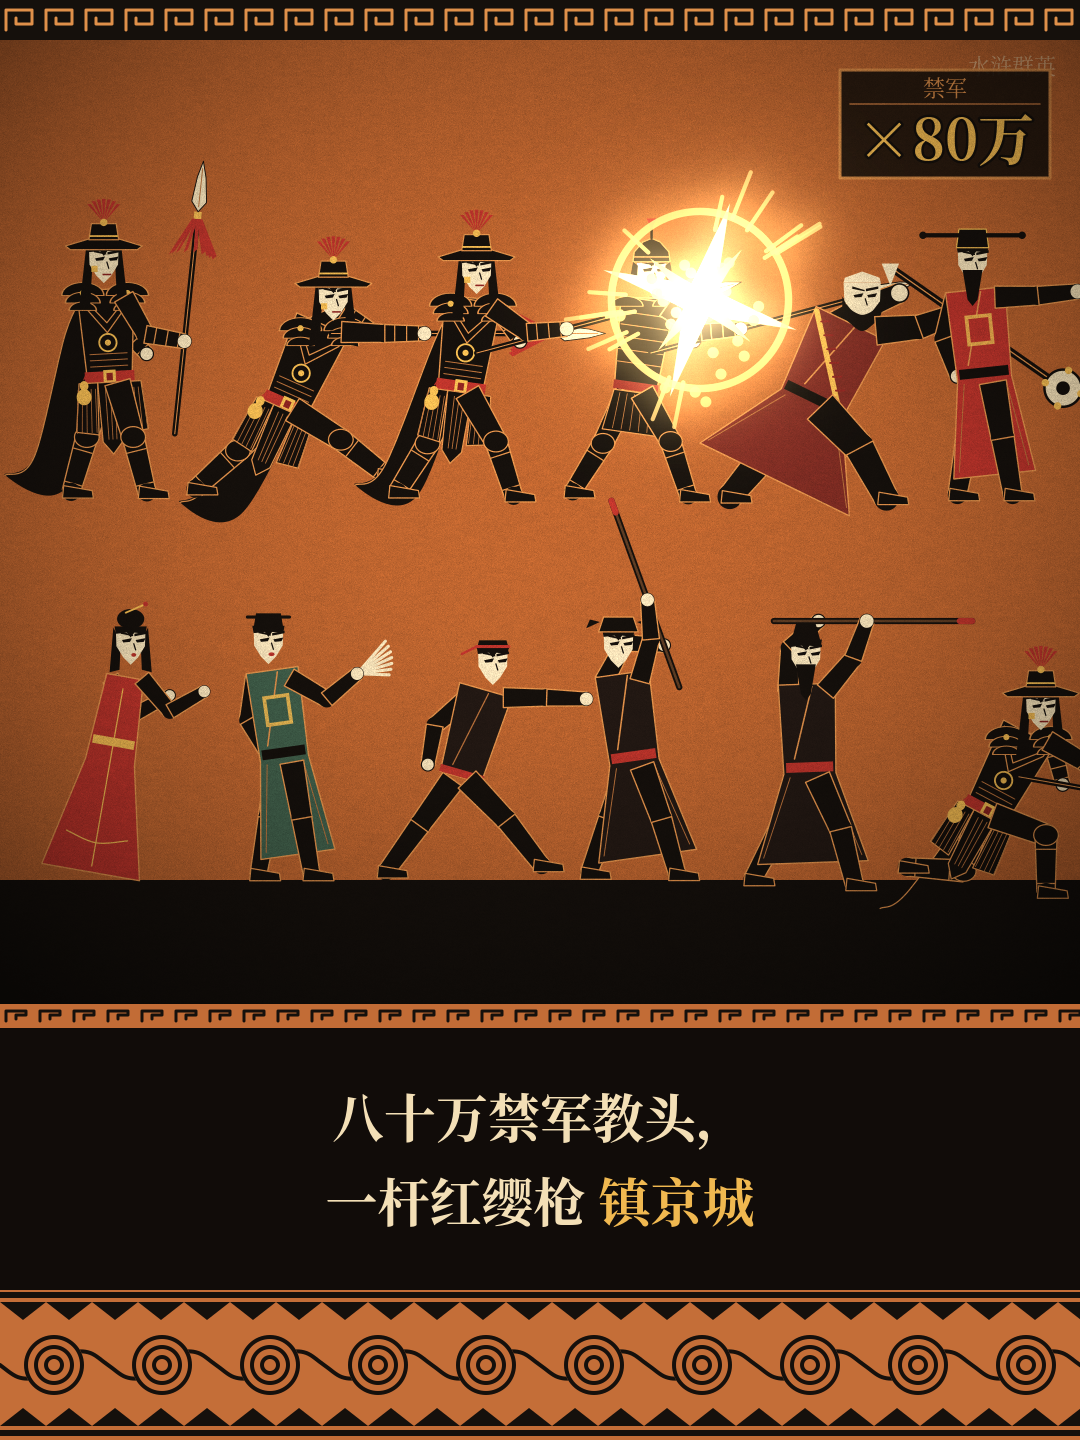

Recreate this plot in Python.
from chars import *
import cairocffi as cairo
from PIL import Image
s=cairo.ImageSurface(cairo.FORMAT_ARGB32,W,H); gs=cairo.ImageSurface(cairo.FORMAT_ARGB32,W,H)
c=cairo.Context(s); gc=cairo.Context(gs)
for cc in (c,gc): cc.set_line_cap(1); cc.set_line_join(1)
p=P(c,gc); g=p.g
p.rect(0,STAGE_T,W,SH,'BG')
p.rect(0,880,W,STAGE_B-880,'BLK')
L=[('lin','heroic'),('lin','thrust'),('lin','guard'),('soldier','guard'),('lu','smash'),('gq','point'),('wife','pray'),('gyn','fan'),('thug','palm'),('cop','raiseO'),('hong','blockH'),('lin','sweepL')]
for i,(k,po) in enumerate(L):
    x=110+(i%6)*175; gy=500 if i<6 else 880
    o=figure(p,g,x,gy,0.62,1,po,k,t=0.3)
impact(p,g,700,300,0.1,0.0,0.6)
chrome(p,(0,'八十万禁军教头，','一杆红缨枪 镇京城',(),hl('一杆红缨枪 镇京城','镇京城')),t=5)
counter(p,g,'禁军','×80万',1,0)
a=composite(s,gs)
Image.frombuffer('RGBA',(W,H),a.tobytes(),'raw','BGRA',0,1).convert('RGB').save('t1.png')
